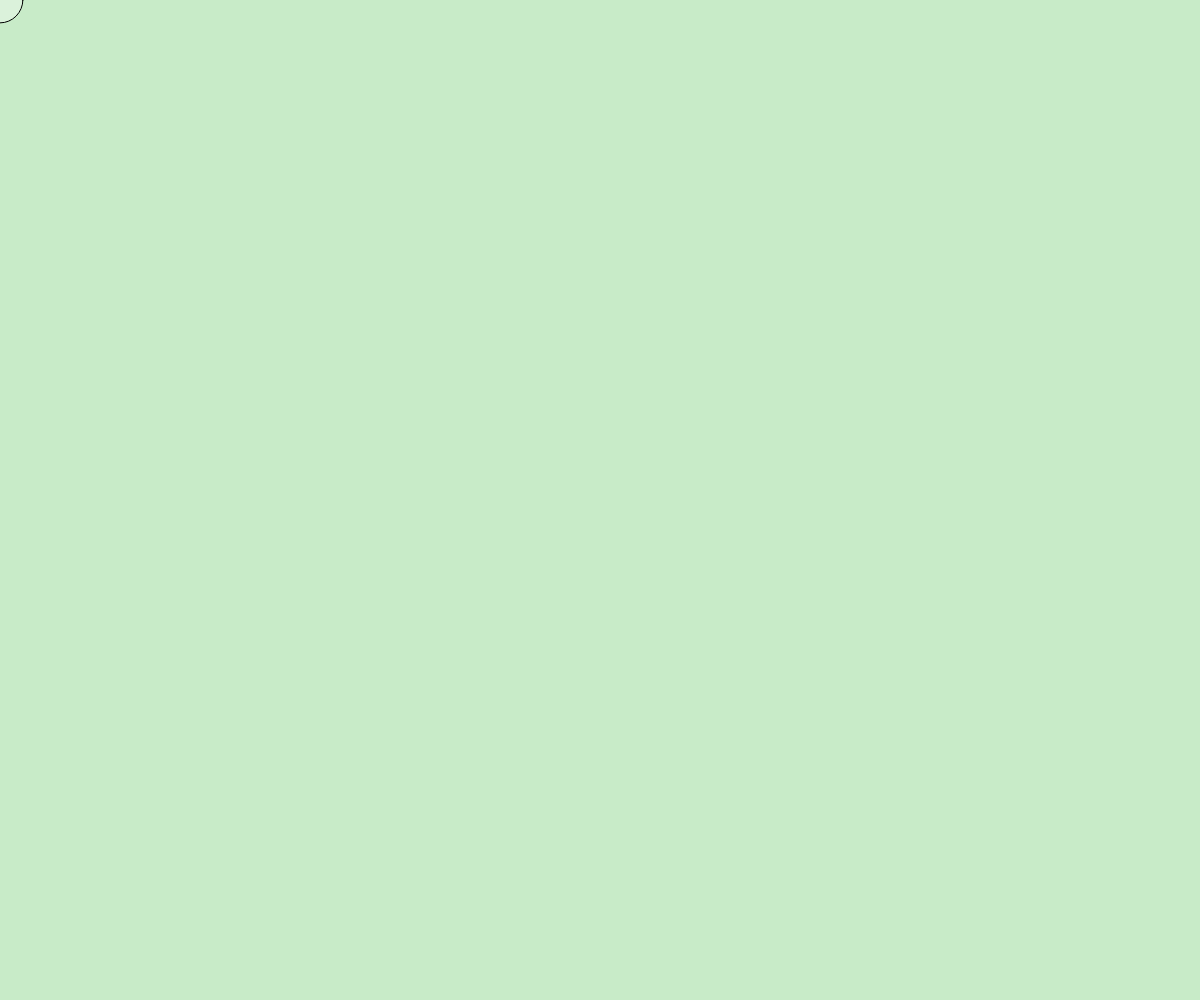
Frame 1 (no input)
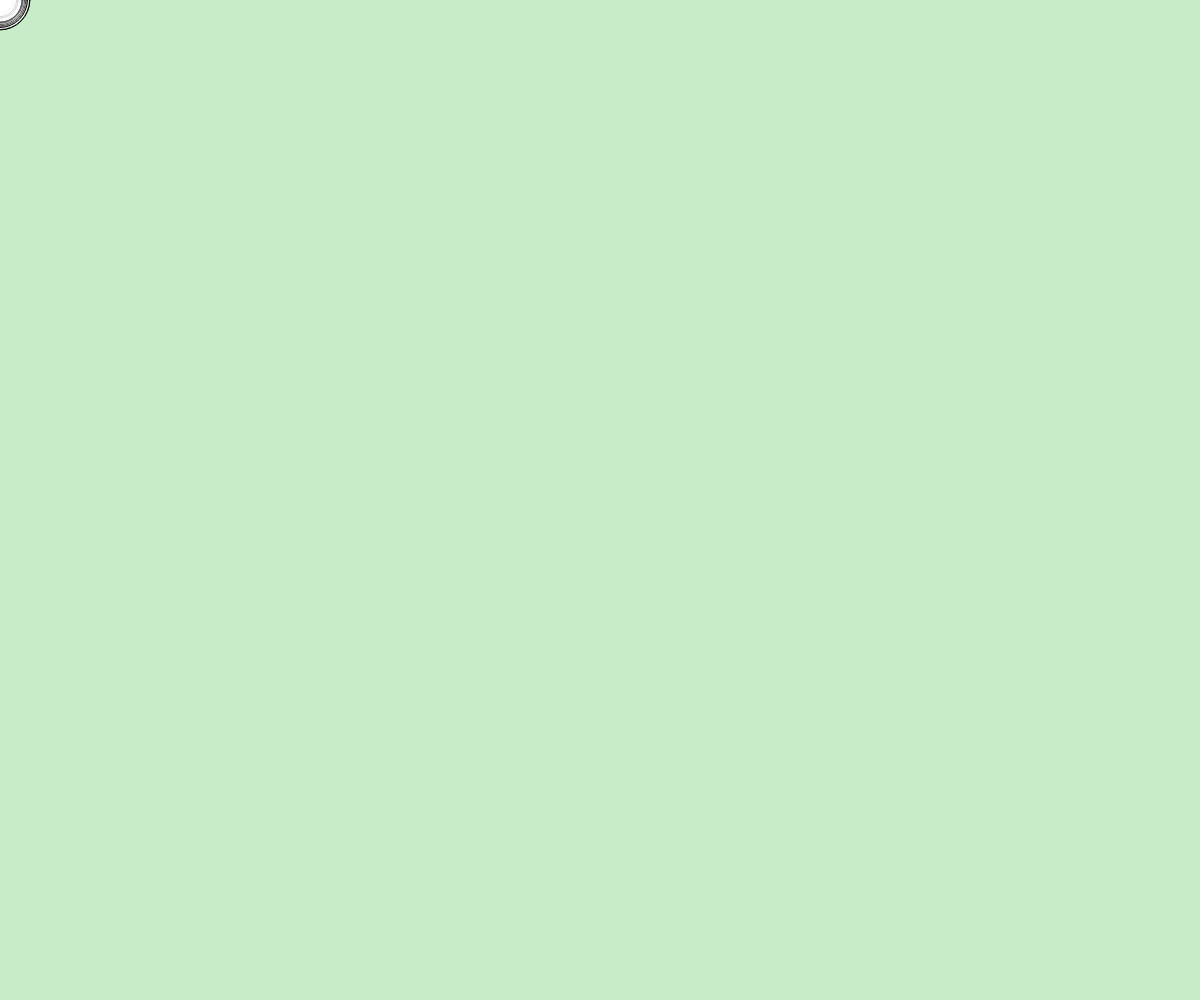
Frame 60 (no input)
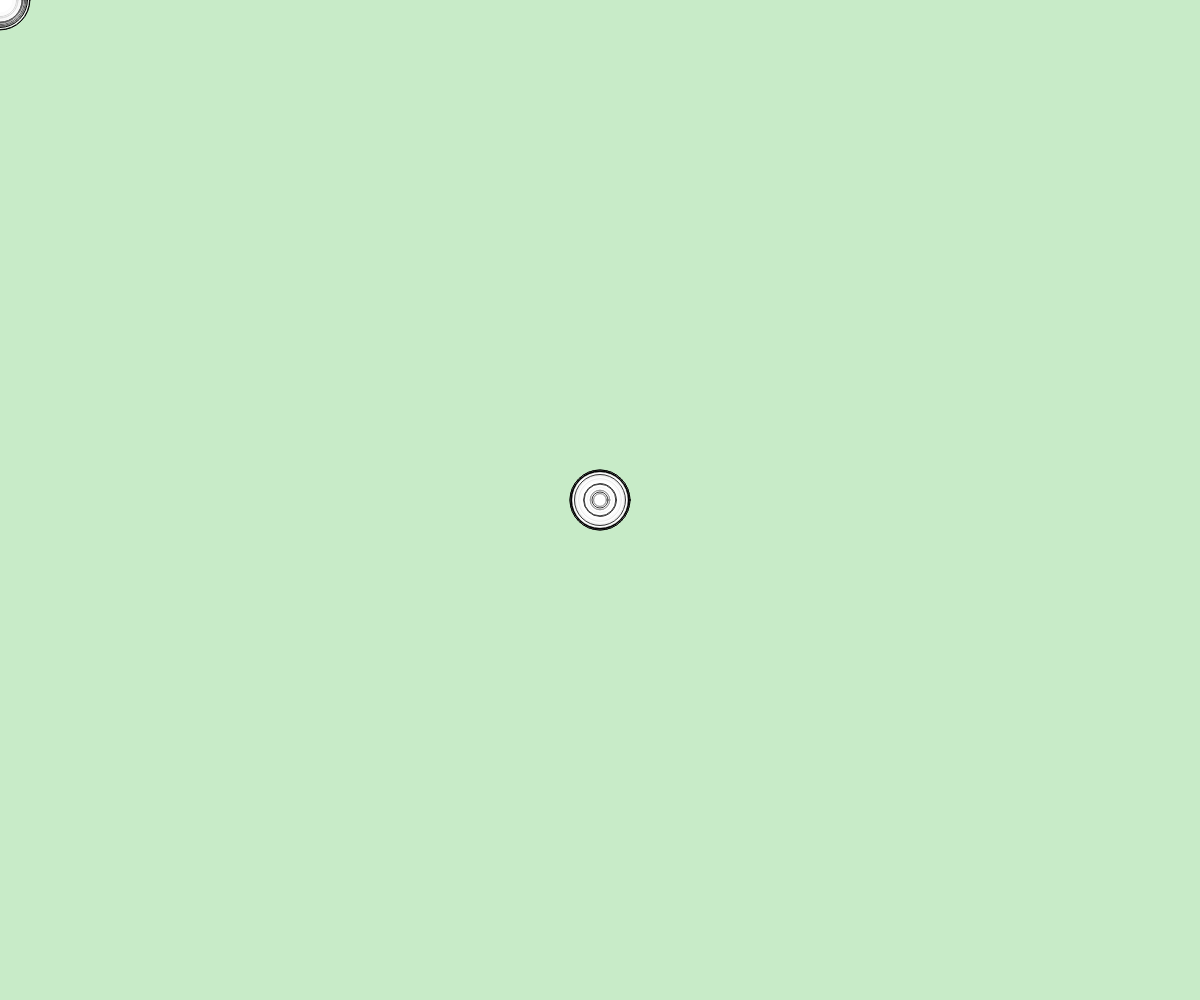
Frame 120 (the mouse pressed at the canvas centre since frame 60)

The p5.js sketch that drew these frames (run headless with seeded random() and noise() and a simulated clock; from frame 60 on, the mouse is pressed at the canvas centre):

// p5.js sketch
// ── sketch.js
function setup() {
  createCanvas(windowWidth, windowHeight);
  background(200,235,200);
}

function draw() {
  d = random(10,60);
  fill(255,random(55,200));
  ellipse(mouseX, mouseY,d,d); 
}
